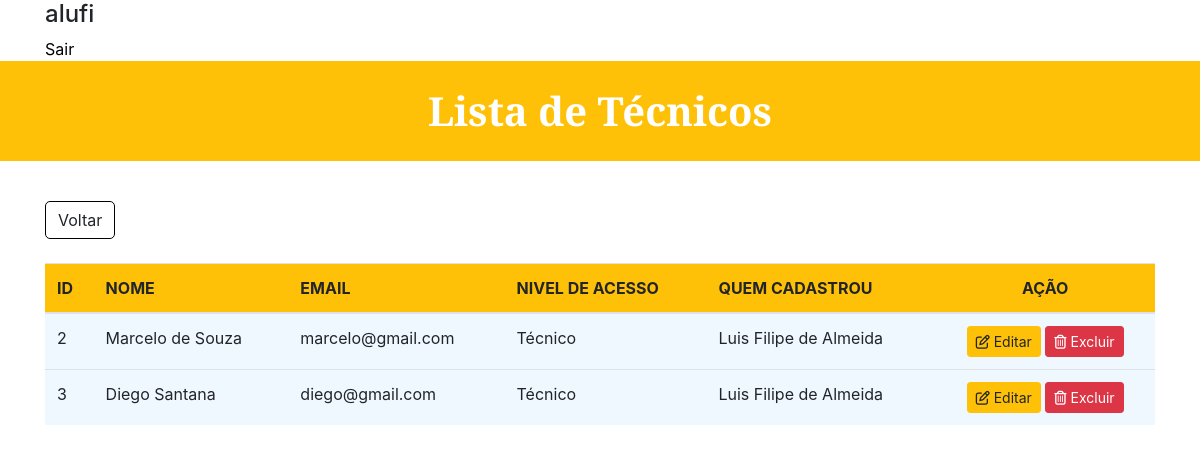
Page /Chamado/listar_tecnico.php (signed in) on the committed database.
### tables this page shows
CREATE TABLE `tb_tecnico` (
  `id_tec` int(11) NOT NULL,
  `nome_tec` varchar(75) NOT NULL,
  `email` varchar(75) NOT NULL,
  `nivel` varchar(1) NOT NULL,
  `quem_cadastrou` varchar(50) NOT NULL
);

### Chamado/listar_tecnico.php (the view, shortened to what this page needs)
<!DOCTYPE html>
<html>
<head>
	<link rel="stylesheet" href="https://stackpath.bootstrapcdn.com/bootstrap/4.4.1/css/bootstrap.min.css">
</head>
<body>
	<div class="container">
		<h4><?php echo $_SESSION['login'];?></h4>
		<a style="color: black;" id="formLogin" href="logout.php">Sair</a>
	</div>
	<h1 id="formTitulo">Lista de Técnicos</h1>
	<div class="container" style="margin-top: 40px">
		<div style="text-align: left;">
		 		<a href="menu.php" role="button" class="btn" style="border-radius: 1px; border-color: black; border-radius: 5px;">Voltar</a>
		 	</div>
		<br>
		<table class="table">
		  <thead style="background-color: #ffc107;">
		    <tr>
		      <th scope="col">ID</th>
		      <th scope="col">NOME</th>
		      <th scope="col">EMAIL</th>
		      <th scope="col">NIVEL DE ACESSO</th>
		      <th scope="col">QUEM CADASTROU</th>
		      <th scope="col"><center>AÇÃO</center></th>
		    </tr>
		  </thead>
		  <tbody>
		    	<?php
		    		include 'conexao.php';
		    		$sql = "SELECT * FROM `tb_tecnico`";
		    		$busca = mysqli_query($conexao,$sql);
		    		while ($array = mysqli_fetch_array($busca)) {
		    			$id 			=	$array['id_tec'];
		    			$nome 			=	$array['nome_tec'];
		   				$email 			=	$array['email'];
		   				$nivel			= 	$array['nivel'];
		   				$responsavel	=	$array['quem_cadastrou'];
		    		?>
					<tr>
		      		<td style="background-color: #F0F8FF;"><?php echo $id 					?></td>
		      		<td style="background-color: #F0F8FF;"><?php echo $nome 		 		?></td>
		      		<td style="background-color: #F0F8FF;"><?php echo $email 				?></td>
		      		<td style="background-color: #F0F8FF;"><?php
			      		if ($nivel==2) {
			      				echo $label= "Técnico";
			      			}
			      	?></td>
		      		<td style="background-color: #F0F8FF;"><?php echo $responsavel			?></td>
		      		<td style="background-color: #F0F8FF;"><center>
		      			<a class="btn btn-warning btn-sm" href="editar_tecnico.php?id=<?php echo $id ?>" role="button"><i class="far fa-edit"></i>&nbsp;Editar</a>
		      			<a class="btn btn-danger btn-sm" style="color:#fff" href="_deletar_tecnico.php?id=<?php echo $id ?>" role="button"><i class="far fa-trash-alt"></i>&nbsp;Excluir</a>
		      		</center></td>
		      	<?php } ?>
		    </tr>
		  </tbody>
		</table>
	</div>
</body>
</html>

### Chamado/listar_tecnico.php (style rules this page uses)
#formTitulo { margin-top: 0px; background-color: #ffc107; color: #ffffff; align-items: center; justify-content: center; border-radius: 0px; font-weight: bold; font-family: 'Libre Baskerville', serif; height: 100px; display: flex; }

### rows in the picture
tb_tecnico: id_tec "2", nome_tec "Marcelo de Souza", email "marcelo@gmail.com", quem_cadastrou "Luis Filipe de Almeida"
tb_tecnico: id_tec "3", nome_tec "Diego Santana", email "diego@gmail.com", quem_cadastrou "Luis Filipe de Almeida"

### other values in the picture
$_SESSION['login'] "alufi"
